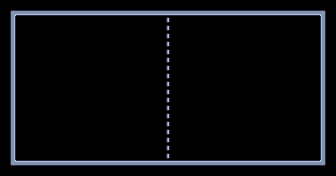

A level layout from a 2D game, rendered from its tile map. Below: a short description, then the map file with its tile-grid data intact:
An orthogonal 21x11 tile map with 16x16 px tiles, 2 tile layers (Walls, Net), 2 hidden layers not drawn and 2 objects (Player, Enemy).

<map version="1.5" tiledversion="1.7.2" orientation="orthogonal" renderorder="left-up" width="21" height="11" tilewidth="16" tileheight="16" infinite="0" nextlayerid="6" nextobjectid="4">
 <editorsettings>
  <export target="PongMap.lua" format="lua" />
 </editorsettings>
 <tileset firstgid="1" name="TileSheet" tilewidth="16" tileheight="16" tilecount="35" columns="7">
  <image source="../Images/TileSheet.png" width="112" height="80" />
 </tileset>
 <layer id="1" name="Walls" width="21" height="11">
  <properties>
   <property name="Depth" type="int" value="-1" />
  </properties>
  <data encoding="csv">
1,2,3,3,3,3,3,3,3,3,3,3,3,3,3,3,3,3,3,4,5,
8,9,10,10,10,10,10,10,10,10,10,10,10,10,10,10,10,10,10,11,12,
15,16,0,0,0,0,0,0,0,0,0,0,0,0,0,0,0,0,0,18,19,
15,16,0,0,0,0,0,0,0,0,0,0,0,0,0,0,0,0,0,18,19,
15,16,0,0,0,0,0,0,0,0,0,0,0,0,0,0,0,0,0,18,19,
15,16,0,0,0,0,0,0,0,0,0,0,0,0,0,0,0,0,0,18,19,
15,16,0,0,0,0,0,0,0,0,0,0,0,0,0,0,0,0,0,18,19,
15,16,0,0,0,0,0,0,0,0,0,0,0,0,0,0,0,0,0,18,19,
15,16,0,0,0,0,0,0,0,0,0,0,0,0,0,0,0,0,0,18,19,
22,23,24,24,24,24,24,24,24,24,24,24,24,24,24,24,24,24,24,25,26,
29,30,31,31,31,31,31,31,31,31,31,31,31,31,31,31,31,31,31,32,33
</data>
 </layer>
 <layer id="2" name="Net" width="21" height="11">
  <properties>
   <property name="Depth" type="int" value="-1" />
  </properties>
  <data encoding="csv">
0,0,0,0,0,0,0,0,0,0,0,0,0,0,0,0,0,0,0,0,0,
0,0,0,0,0,0,0,0,0,0,13,0,0,0,0,0,0,0,0,0,0,
0,0,0,0,0,0,0,0,0,0,13,0,0,0,0,0,0,0,0,0,0,
0,0,0,0,0,0,0,0,0,0,13,0,0,0,0,0,0,0,0,0,0,
0,0,0,0,0,0,0,0,0,0,13,0,0,0,0,0,0,0,0,0,0,
0,0,0,0,0,0,0,0,0,0,13,0,0,0,0,0,0,0,0,0,0,
0,0,0,0,0,0,0,0,0,0,13,0,0,0,0,0,0,0,0,0,0,
0,0,0,0,0,0,0,0,0,0,13,0,0,0,0,0,0,0,0,0,0,
0,0,0,0,0,0,0,0,0,0,13,0,0,0,0,0,0,0,0,0,0,
0,0,0,0,0,0,0,0,0,0,13,0,0,0,0,0,0,0,0,0,0,
0,0,0,0,0,0,0,0,0,0,0,0,0,0,0,0,0,0,0,0,0
</data>
 </layer>
 <layer id="3" name="Collisions" width="21" height="11" visible="0">
  <properties>
   <property name="Depth" type="int" value="1" />
  </properties>
  <data encoding="csv">
0,6,6,6,6,6,6,6,6,6,6,6,6,6,6,6,6,6,6,6,0,
0,0,0,0,0,0,0,0,0,0,0,0,0,0,0,0,0,0,0,0,0,
0,0,0,0,0,0,0,0,0,0,0,0,0,0,0,0,0,0,0,0,0,
0,0,0,0,0,0,0,0,0,0,0,0,0,0,0,0,0,0,0,0,0,
0,0,0,0,0,0,0,0,0,0,0,0,0,0,0,0,0,0,0,0,0,
0,0,0,0,0,0,0,0,0,0,0,0,0,0,0,0,0,0,0,0,0,
0,0,0,0,0,0,0,0,0,0,0,0,0,0,0,0,0,0,0,0,0,
0,0,0,0,0,0,0,0,0,0,0,0,0,0,0,0,0,0,0,0,0,
0,0,0,0,0,0,0,0,0,0,0,0,0,0,0,0,0,0,0,0,0,
0,0,0,0,0,0,0,0,0,0,0,0,0,0,0,0,0,0,0,0,0,
0,6,6,6,6,6,6,6,6,6,6,6,6,6,6,6,6,6,6,6,0
</data>
 </layer>
 <layer id="4" name="Goal" width="21" height="11" visible="0">
  <properties>
   <property name="Depth" type="int" value="1" />
  </properties>
  <data encoding="csv">
34,0,0,0,0,0,0,0,0,0,0,0,0,0,0,0,0,0,0,0,34,
34,0,0,0,0,0,0,0,0,0,0,0,0,0,0,0,0,0,0,0,34,
34,0,0,0,0,0,0,0,0,0,0,0,0,0,0,0,0,0,0,0,34,
34,0,0,0,0,0,0,0,0,0,0,0,0,0,0,0,0,0,0,0,34,
34,0,0,0,0,0,0,0,0,0,0,0,0,0,0,0,0,0,0,0,34,
34,0,0,0,0,0,0,0,0,0,0,0,0,0,0,0,0,0,0,0,34,
34,0,0,0,0,0,0,0,0,0,0,0,0,0,0,0,0,0,0,0,34,
34,0,0,0,0,0,0,0,0,0,0,0,0,0,0,0,0,0,0,0,34,
34,0,0,0,0,0,0,0,0,0,0,0,0,0,0,0,0,0,0,0,34,
34,0,0,0,0,0,0,0,0,0,0,0,0,0,0,0,0,0,0,0,34,
34,0,0,0,0,0,0,0,0,0,0,0,0,0,0,0,0,0,0,0,34
</data>
 </layer>
 <objectgroup id="5" name="Obj">
  <object id="1" name="Player" x="32" y="88">
   <point />
  </object>
  <object id="2" name="Enemy" x="304" y="88">
   <point />
  </object>
 </objectgroup>
</map>